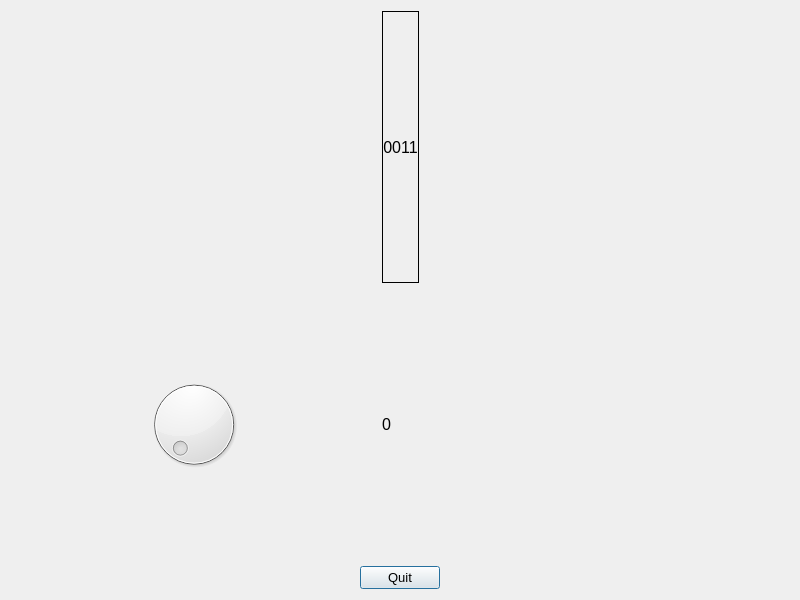
<?xml version="1.0" encoding="UTF-8"?>
<ui version="4.0">
 <class>Dialog</class>
 <widget class="QDialog" name="Dialog">
  <property name="geometry">
   <rect>
    <x>0</x>
    <y>0</y>
    <width>800</width>
    <height>600</height>
   </rect>
  </property>
  <property name="windowTitle">
   <string>Dialog</string>
  </property>
  <layout class="QVBoxLayout" name="verticalLayout">
   <item>
    <layout class="QHBoxLayout" name="horizontalLayout_2">
     <item>
      <spacer name="horizontalSpacer_2">
       <property name="orientation">
        <enum>Qt::Horizontal</enum>
       </property>
       <property name="sizeHint" stdset="0">
        <size>
         <width>40</width>
         <height>20</height>
        </size>
       </property>
      </spacer>
     </item>
     <item>
      <widget class="QLabel" name="label">
       <property name="font">
        <font>
         <pointsize>12</pointsize>
        </font>
       </property>
       <property name="frameShape">
        <enum>QFrame::Box</enum>
       </property>
       <property name="text">
        <string>0011</string>
       </property>
       <property name="alignment">
        <set>Qt::AlignCenter</set>
       </property>
      </widget>
     </item>
     <item>
      <spacer name="horizontalSpacer_3">
       <property name="orientation">
        <enum>Qt::Horizontal</enum>
       </property>
       <property name="sizeHint" stdset="0">
        <size>
         <width>40</width>
         <height>20</height>
        </size>
       </property>
      </spacer>
     </item>
    </layout>
   </item>
   <item>
    <layout class="QHBoxLayout" name="horizontalLayout">
     <item>
      <spacer name="horizontalSpacer_6">
       <property name="orientation">
        <enum>Qt::Horizontal</enum>
       </property>
       <property name="sizeHint" stdset="0">
        <size>
         <width>40</width>
         <height>20</height>
        </size>
       </property>
      </spacer>
     </item>
     <item>
      <widget class="QDial" name="dial">
       <property name="maximum">
        <number>9</number>
       </property>
      </widget>
     </item>
     <item>
      <spacer name="horizontalSpacer_8">
       <property name="orientation">
        <enum>Qt::Horizontal</enum>
       </property>
       <property name="sizeHint" stdset="0">
        <size>
         <width>40</width>
         <height>20</height>
        </size>
       </property>
      </spacer>
     </item>
     <item>
      <widget class="QLabel" name="volumeLabel">
       <property name="font">
        <font>
         <pointsize>12</pointsize>
        </font>
       </property>
       <property name="text">
        <string>0</string>
       </property>
       <property name="alignment">
        <set>Qt::AlignCenter</set>
       </property>
      </widget>
     </item>
     <item>
      <spacer name="horizontalSpacer_4">
       <property name="orientation">
        <enum>Qt::Horizontal</enum>
       </property>
       <property name="sizeHint" stdset="0">
        <size>
         <width>40</width>
         <height>20</height>
        </size>
       </property>
      </spacer>
     </item>
     <item>
      <spacer name="horizontalSpacer_7">
       <property name="orientation">
        <enum>Qt::Horizontal</enum>
       </property>
       <property name="sizeHint" stdset="0">
        <size>
         <width>40</width>
         <height>20</height>
        </size>
       </property>
      </spacer>
     </item>
     <item>
      <spacer name="horizontalSpacer_9">
       <property name="orientation">
        <enum>Qt::Horizontal</enum>
       </property>
       <property name="sizeHint" stdset="0">
        <size>
         <width>40</width>
         <height>20</height>
        </size>
       </property>
      </spacer>
     </item>
    </layout>
   </item>
   <item>
    <layout class="QHBoxLayout" name="horizontalLayout_3">
     <item>
      <spacer name="horizontalSpacer">
       <property name="orientation">
        <enum>Qt::Horizontal</enum>
       </property>
       <property name="sizeHint" stdset="0">
        <size>
         <width>40</width>
         <height>20</height>
        </size>
       </property>
      </spacer>
     </item>
     <item>
      <widget class="QPushButton" name="quitButton">
       <property name="font">
        <font>
         <pointsize>10</pointsize>
        </font>
       </property>
       <property name="text">
        <string>Quit</string>
       </property>
      </widget>
     </item>
     <item>
      <spacer name="horizontalSpacer_5">
       <property name="orientation">
        <enum>Qt::Horizontal</enum>
       </property>
       <property name="sizeHint" stdset="0">
        <size>
         <width>40</width>
         <height>20</height>
        </size>
       </property>
      </spacer>
     </item>
    </layout>
   </item>
  </layout>
 </widget>
 <resources/>
 <connections/>
</ui>
